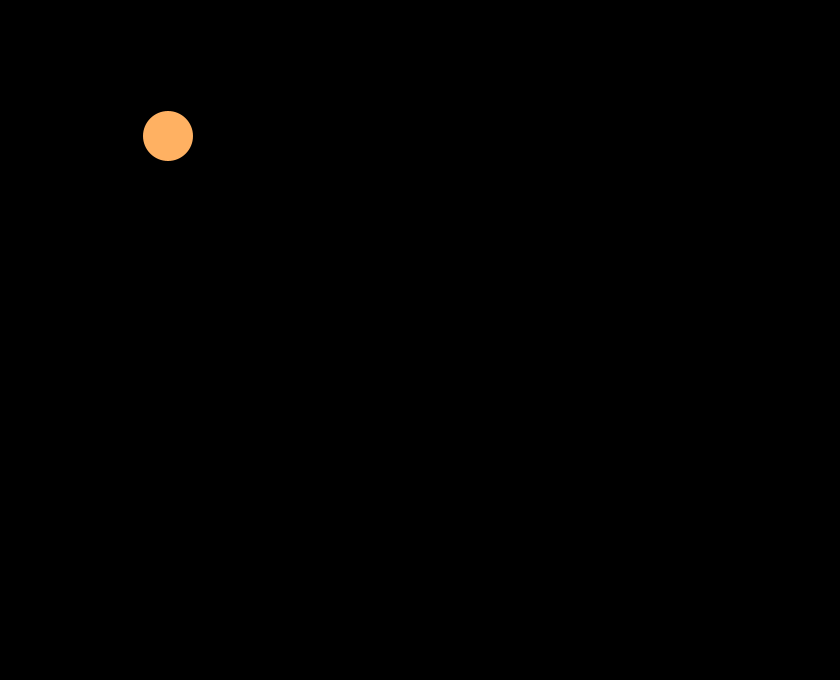
Frame 1 (no input)
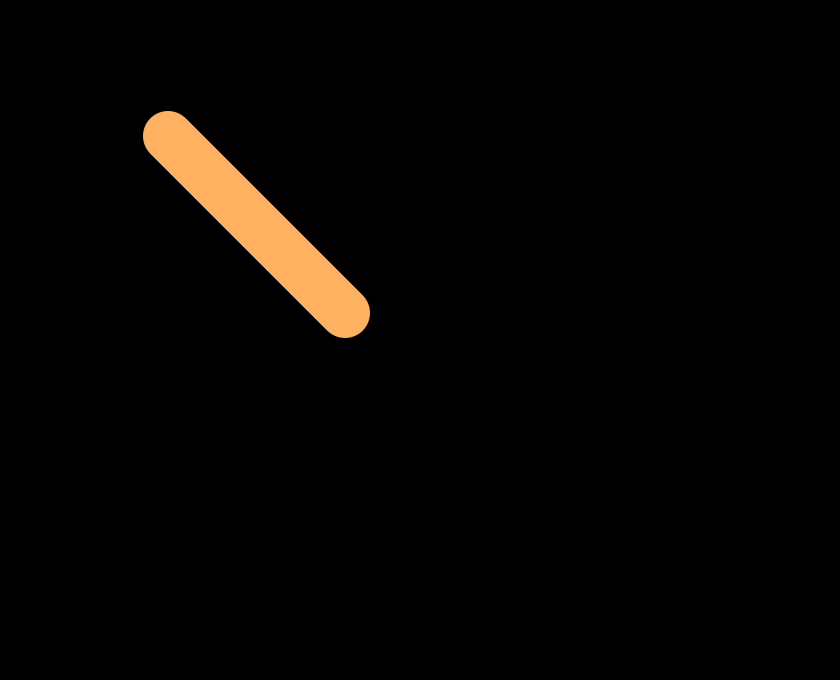
Frame 60 (the mouse pressed at the canvas centre just before this capture)
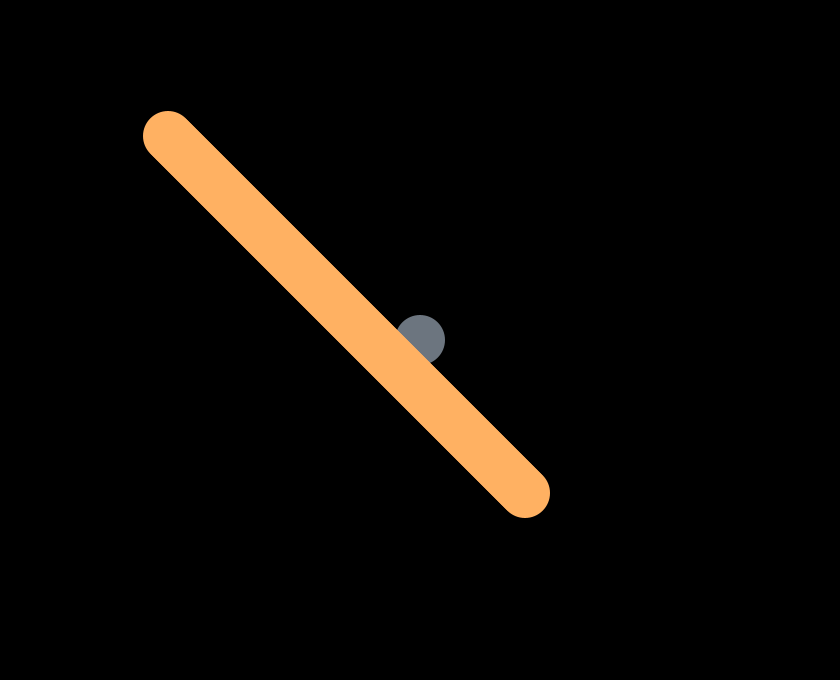
Frame 120 (the mouse held since frame 60 and released just before this capture)

The Processing sketch that drew these frames (run headless with seeded random() and noise(); from frame 60 on, the mouse is pressed at the canvas centre):

// Processing sketch: Exercise01
// ── Exercise01.pde
// Commented excercise code

//final int CIRCLE_SPEED = 7;
//final color NO_CLICK_FILL_COLOR = color(250, 100, 100);
//final color CLICK_FILL_COLOR = color(100, 100, 250);
//final color BACKGROUND_COLOR = color(250, 150, 150);
//final color STROKE_COLOR = color(250, 150, 150);
//final int CIRCLE_SIZE = 50;
//
//int circleX;
//int circleY;
//int circleVX;
//int circleVY;
//
//void setup() {
//  size(640, 480);
//  circleX = width/2;
//  circleY = height/2;
//  circleVX = CIRCLE_SPEED;
//  circleVY = CIRCLE_SPEED;
// stroke(STROKE_COLOR);
//  fill(NO_CLICK_FILL_COLOR);
//  background(BACKGROUND_COLOR);
//}

//void draw() {
//    if (dist(mouseX, mouseY, circleX, circleY) < CIRCLE_SIZE/2) {
//    fill(CLICK_FILL_COLOR);
//  }
//  else {
//    fill(NO_CLICK_FILL_COLOR);
//  }
//  ellipse(circleX, circleY, CIRCLE_SIZE, CIRCLE_SIZE);
//  circleX += circleVX;
//  circleY += circleVY;
//  if (circleX + CIRCLE_SIZE/2 > width || circleX - CIRCLE_SIZE/2 < 0) {
//    circleVX = -circleVX;
//  }
//  if (circleY + CIRCLE_SIZE/2 > height || circleY - CIRCLE_SIZE/2 < 0) {
//    circleVY = -circleVY;
//  }
//}

//void mousePressed() {
//  background(BACKGROUND_COLOR);
//}

// Commented excercise code

final int CIRCLE_SPEED = 3; //changed speed from 7 to 3
final color NO_CLICK_FILL_COLOR = color(255, 177, 98); // changed color to an orange tone
final color CLICK_FILL_COLOR = color(100, 100, 250);
final color BACKGROUND_COLOR = color(178, 255, 250); // changed background to a blue but didnt use it
final color STROKE_COLOR = color(250, 150, 150); // did not use stroke color but kept it as it did
                                                 // not effect anything.
final int CIRCLE_SIZE = 50;

 int circleWidth = 50; // CHANGED added moving element to interact with bouncing ellipses
 int last = -3; // CHANGED only applies if changing color brightness. Colours are darker when passed through top of
                // the screen compared to the bottom. Only applies to ellipses following cursor

int circleX;
int circleY;
int circleVX;
int circleVY;

void setup() {
  size(840, 680);
  circleX = width/5; // increased width and hight by 3
  circleY = height/5;
  circleVX = CIRCLE_SPEED;
  circleVY = CIRCLE_SPEED;
  stroke(STROKE_COLOR);
  noStroke();
  colorMode(HSB, height, height, height);
  fill(NO_CLICK_FILL_COLOR);
  background(0);
}


void draw() {
    if (dist(mouseX, mouseY, circleX, circleY) < CIRCLE_SIZE/2) {
    fill(CLICK_FILL_COLOR);
  }
  else {
    fill(NO_CLICK_FILL_COLOR);
  }
  ellipse(circleX, circleY, CIRCLE_SIZE, CIRCLE_SIZE);
  circleX += circleVX;
  circleY += circleVY;
  if (circleX + CIRCLE_SIZE/2 > width || circleX - CIRCLE_SIZE/2 < 0) {
    circleVX = -circleVX;
  }
  if (circleY + CIRCLE_SIZE/2 > height || circleY - CIRCLE_SIZE/2 < 0) {
    circleVY = -circleVY;
  }
 
  int whichCircle = mouseX / circleWidth;  // ADDED an interactive component to the program. colour changing dots follow the
                                           // mouse leaving a trail of dots much like the original bouncing ellipses. leaves
                                           // a gradient effect as you move along Y axis
  if (whichCircle !=last) {
    int ellipseX = whichCircle * circleWidth;
    fill(ellipseX, 100, mouseY);
    ellipse(mouseX,mouseY,50,50);
    noStroke();
    last = whichCircle;
  }
}

void mousePressed() {
  background(0);
  
}
  
